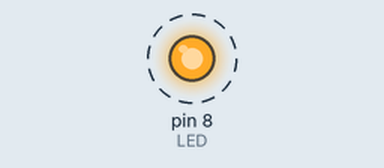
Bench run of a sketch on a simulated Arduino Uno, built with avr-gcc and run on an emulated ATmega328P. On the bench: output pins drawn as LEDs (lit = HIGH). Dashed ring = blinking.

Above: at 0.5 s.
Timing chart, 0 to 4.6 s (numbered marks = the images above):
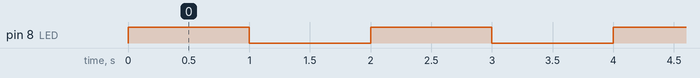

Measured:
- by itself, pin 8 (LED): alternates HIGH for 1.0 s and LOW for 1.0 s

The sketch:

teste_led.ino
```cpp
const int LED = 8;

void setup() {
  pinMode(LED, OUTPUT);
}

void loop() {
  digitalWrite(LED, HIGH);
  delay(1000);

  digitalWrite(LED, LOW);
  delay(1000);
}
```
